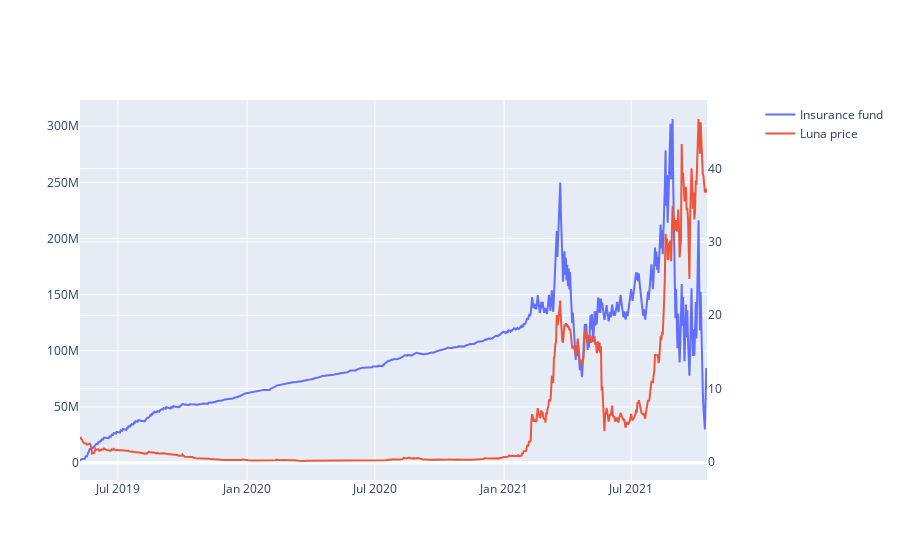
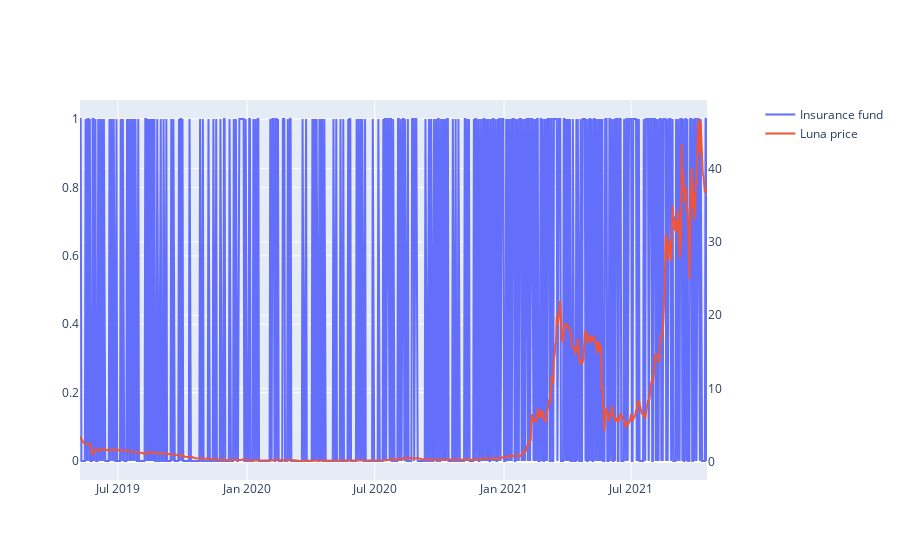

Source (notebook cell) for these figures, in order:
### Code cell
import plotly.express as px

fig = make_subplots(specs=[[{"secondary_y": True}]])

fig.add_trace(go.Scatter(x=result.time, y=result.treasury, name="Insurance fund"))
fig.add_trace(
    go.Scatter(x=result.time, y=result.price, name="Luna price"), secondary_y=True
)
fig.show()

fig = make_subplots(specs=[[{"secondary_y": True}]])

### Figure 1 — Plotly figure (JSON) as saved in the notebook; plotly's stock layout.template omitted (floating-point values rounded to 4 significant figures; data arrays with more than 128 entries replaced by an {"elided": "..."} marker saying what was removed)
{"data": [{"name": "Insurance fund", "type": "scatter", "x": {"elided": "894 str values"}, "y": {"elided": "894 float values"}}, {"name": "Luna price", "type": "scatter", "x": {"elided": "894 str values"}, "xaxis": "x", "y": {"elided": "894 float values"}, "yaxis": "y2"}], "layout": {"xaxis": {"anchor": "y", "domain": [0, 0.94]}, "yaxis": {"anchor": "x", "domain": [0, 1]}, "yaxis2": {"anchor": "x", "overlaying": "y", "side": "right"}}}

### Figure 2 — Plotly figure (JSON) as saved in the notebook; plotly's stock layout.template omitted (floating-point values rounded to 4 significant figures; data arrays with more than 128 entries replaced by an {"elided": "..."} marker saying what was removed)
{"data": [{"name": "Insurance fund", "type": "scatter", "x": {"elided": "894 str values"}, "y": {"elided": "894 int values"}}, {"name": "Luna price", "type": "scatter", "x": {"elided": "894 str values"}, "xaxis": "x", "y": {"elided": "894 float values"}, "yaxis": "y2"}], "layout": {"xaxis": {"anchor": "y", "domain": [0, 0.94]}, "yaxis": {"anchor": "x", "domain": [0, 1]}, "yaxis2": {"anchor": "x", "overlaying": "y", "side": "right"}}}
